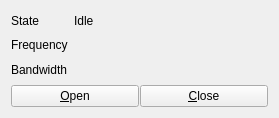
<?xml version="1.0" encoding="UTF-8"?>
<ui version="4.0">
 <class>Polarimeter</class>
 <widget class="QWidget" name="Polarimeter">
  <property name="geometry">
   <rect>
    <x>0</x>
    <y>0</y>
    <width>279</width>
    <height>118</height>
   </rect>
  </property>
  <property name="windowTitle">
   <string>Form</string>
  </property>
  <layout class="QGridLayout" name="gridLayout">
   <item row="0" column="0">
    <widget class="QLabel" name="label_7">
     <property name="sizePolicy">
      <sizepolicy hsizetype="Fixed" vsizetype="Preferred">
       <horstretch>0</horstretch>
       <verstretch>0</verstretch>
      </sizepolicy>
     </property>
     <property name="text">
      <string>State</string>
     </property>
    </widget>
   </item>
   <item row="0" column="1">
    <widget class="QLabel" name="stateLabel">
     <property name="text">
      <string>Idle</string>
     </property>
     <property name="wordWrap">
      <bool>true</bool>
     </property>
    </widget>
   </item>
   <item row="1" column="0">
    <widget class="QLabel" name="label_5">
     <property name="sizePolicy">
      <sizepolicy hsizetype="Fixed" vsizetype="Preferred">
       <horstretch>0</horstretch>
       <verstretch>0</verstretch>
      </sizepolicy>
     </property>
     <property name="text">
      <string>Frequency</string>
     </property>
    </widget>
   </item>
   <item row="1" column="1">
    <widget class="FrequencySpinBox" name="frequencySpin"/>
   </item>
   <item row="2" column="0">
    <widget class="QLabel" name="label_6">
     <property name="sizePolicy">
      <sizepolicy hsizetype="Fixed" vsizetype="Preferred">
       <horstretch>0</horstretch>
       <verstretch>0</verstretch>
      </sizepolicy>
     </property>
     <property name="text">
      <string>Bandwidth</string>
     </property>
    </widget>
   </item>
   <item row="2" column="1">
    <widget class="FrequencySpinBox" name="bandwidthSpin"/>
   </item>
   <item row="3" column="0" colspan="2">
    <widget class="QWidget" name="widget" native="true">
     <layout class="QGridLayout" name="gridLayout_2">
      <property name="leftMargin">
       <number>0</number>
      </property>
      <property name="topMargin">
       <number>0</number>
      </property>
      <property name="rightMargin">
       <number>0</number>
      </property>
      <property name="bottomMargin">
       <number>0</number>
      </property>
      <property name="spacing">
       <number>1</number>
      </property>
      <item row="0" column="0">
       <widget class="QPushButton" name="openButton">
        <property name="text">
         <string>&amp;Open</string>
        </property>
       </widget>
      </item>
      <item row="0" column="1">
       <widget class="QPushButton" name="closeButton">
        <property name="text">
         <string>&amp;Close</string>
        </property>
       </widget>
      </item>
     </layout>
    </widget>
   </item>
  </layout>
 </widget>
 <customwidgets>
  <customwidget>
   <class>FrequencySpinBox</class>
   <extends>QWidget</extends>
   <header>FrequencySpinBox.h</header>
  </customwidget>
 </customwidgets>
 <resources/>
 <connections/>
</ui>
